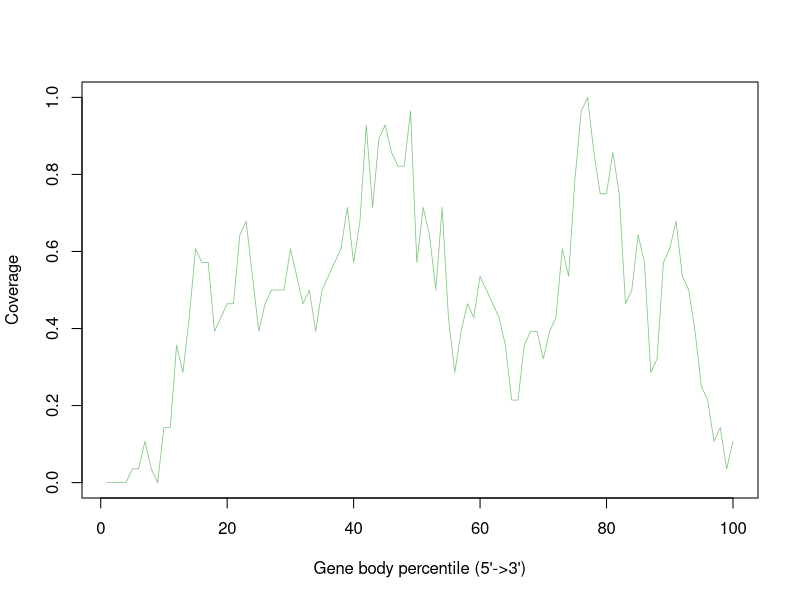

This figure's R source:
GSM4486041_Aligned.sortedByCoord_sorted.out <- c(0.0,0.0,0.0,0.0,0.03571428571428571,0.03571428571428571,0.10714285714285714,0.03571428571428571,0.0,0.14285714285714285,0.14285714285714285,0.35714285714285715,0.2857142857142857,0.42857142857142855,0.6071428571428571,0.5714285714285714,0.5714285714285714,0.39285714285714285,0.42857142857142855,0.4642857142857143,0.4642857142857143,0.6428571428571429,0.6785714285714286,0.5357142857142857,0.39285714285714285,0.4642857142857143,0.5,0.5,0.5,0.6071428571428571,0.5357142857142857,0.4642857142857143,0.5,0.39285714285714285,0.5,0.5357142857142857,0.5714285714285714,0.6071428571428571,0.7142857142857143,0.5714285714285714,0.6785714285714286,0.9285714285714286,0.7142857142857143,0.8928571428571429,0.9285714285714286,0.8571428571428571,0.8214285714285714,0.8214285714285714,0.9642857142857143,0.5714285714285714,0.7142857142857143,0.6428571428571429,0.5,0.7142857142857143,0.42857142857142855,0.2857142857142857,0.39285714285714285,0.4642857142857143,0.42857142857142855,0.5357142857142857,0.5,0.4642857142857143,0.42857142857142855,0.35714285714285715,0.21428571428571427,0.21428571428571427,0.35714285714285715,0.39285714285714285,0.39285714285714285,0.32142857142857145,0.39285714285714285,0.42857142857142855,0.6071428571428571,0.5357142857142857,0.7857142857142857,0.9642857142857143,1.0,0.8571428571428571,0.75,0.75,0.8571428571428571,0.75,0.4642857142857143,0.5,0.6428571428571429,0.5714285714285714,0.2857142857142857,0.32142857142857145,0.5714285714285714,0.6071428571428571,0.6785714285714286,0.5357142857142857,0.5,0.39285714285714285,0.25,0.21428571428571427,0.10714285714285714,0.14285714285714285,0.03571428571428571,0.10714285714285714)


pdf("GSM4486041.geneBodyCoverage.curves.pdf")
x=1:100
icolor = colorRampPalette(c("#7fc97f","#beaed4","#fdc086","#ffff99","#386cb0","#f0027f"))(1)
plot(x,GSM4486041_Aligned.sortedByCoord_sorted.out,type='l',xlab="Gene body percentile (5'->3')", ylab="Coverage",lwd=0.8,col=icolor[1])
dev.off()
